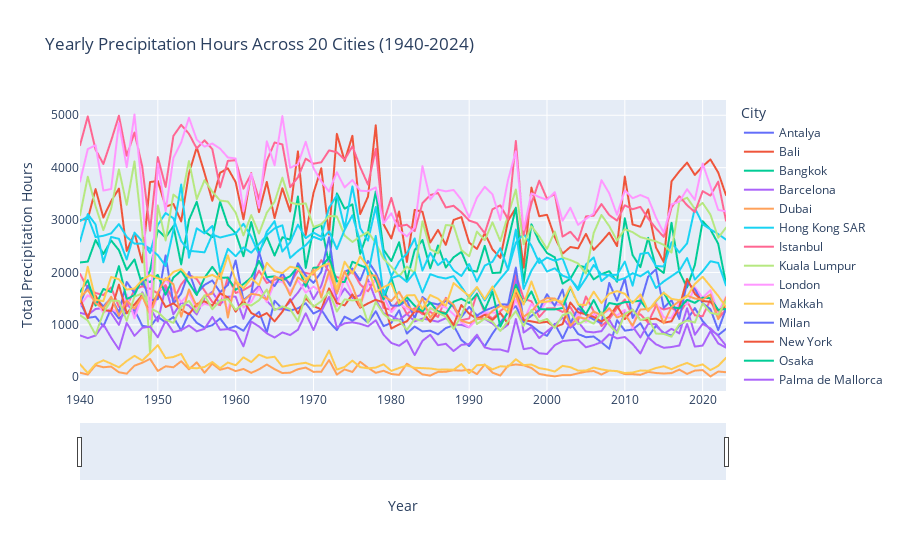

The notebook cell this image was saved under:
### Markdown cell above
Yearly Precipitation Hours Across Five Cities: 
* Compared to other European cities, London appears to have lower annual precipitation. For instance, in many of the years it consistently places as the second-least rainy city. While Paris (Blue) and London (Red) have similar precipitation patterns, London's levels are often slightly lower than Paris. Additionally, London's rainfall is noticeably lower than cities like Barcelona and Palma de Mallorca, especially in recent years.
* This graph supports the notoin that London's rainfall levels are not as intense as the perception might suggest, at least in comparison to some neighboring European cities. While London does experience periods of higher precipitation, the data indicates that its yearly rainfall hours tend to be relatively moderate and lower than many other locations.

### Code cell
weather_df['date'] = pd.to_datetime(weather_df['date'])
weather_df['year'] = weather_df['date'].dt.year
all_cities_yearly_precipitation_hours_plot_df = weather_df.groupby(['city', 'year'])['precipitation_hours'].sum().reset_index()

# Creating Plotly figure
fig_1 = px.line(all_cities_yearly_precipitation_hours_plot_df, x='year', y='precipitation_hours', color='city',
              title='Yearly Precipitation Hours Across 20 Cities (1940-2024)',
              labels={'precipitation_hours': 'Total Precipitation Hours', 'year': 'Year', 'city': 'City'})

# Adding a range slider for year selection
fig_1.update_layout(xaxis=dict(rangeslider=dict(visible=True)))

fig_1.show()
